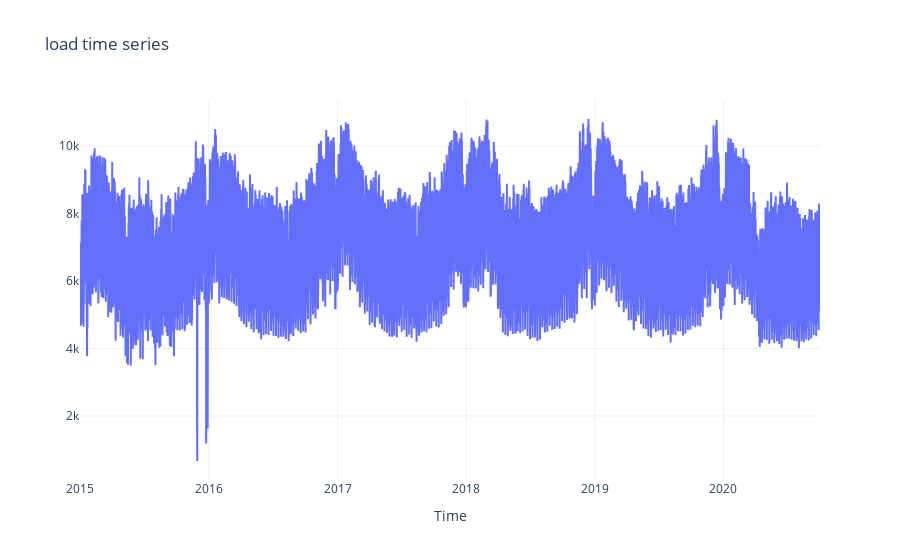

Notebook source saved alongside this figure:
### Code cell
fig = plot_time_series(df)
fig.show()

### Figure 1 — Plotly figure (JSON) as saved in the notebook; plotly's stock layout.template omitted (floating-point values rounded to 4 significant figures; data arrays with more than 128 entries replaced by an {"elided": "..."} marker saying what was removed)
{"data": [{"mode": "lines", "name": "load", "type": "scatter", "x": {"elided": "50401 str values"}, "y": {"elided": "50401 float values"}}], "layout": {"title": {"text": "load time series"}, "xaxis": {"title": {"text": "Time"}}}}
